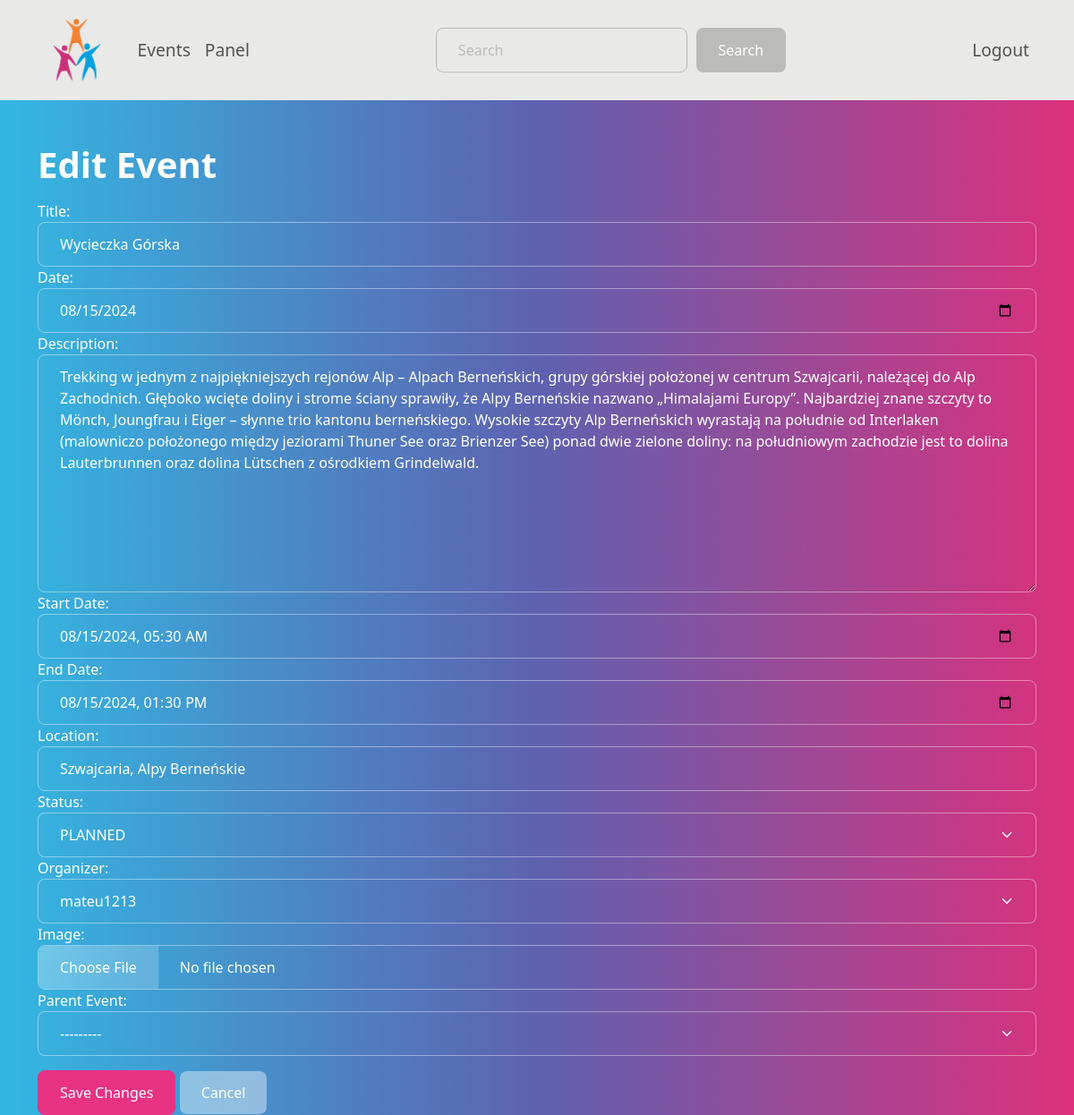
Screenshot of /edit_event/13/ (signed in) with the database file from the repository.
### app/models.py (models this page shows)
class Event(models.Model):
    event_ID = models.BigAutoField(primary_key=True)
    title = models.CharField(max_length=255)
    date = models.DateField()
    description = models.TextField()
    start_date = models.DateTimeField()
    end_date = models.DateTimeField()
    location = models.CharField(max_length=255)
    status = models.CharField(max_length=10, choices=[(status.value, status.name) for status in EventStatus])
    organizer_ID = models.ForeignKey(User, on_delete=models.CASCADE, to_field="user_ID")
    image = models.ImageField(upload_to='events/', null=True, blank=True)
    parent_event_ID = models.ForeignKey("self", on_delete=models.CASCADE, to_field="event_ID", null=True, blank=True)
    def __str__(self):
        return self.title

### app/views.py (the view)
# urls.py: path('edit_event/<int:event_id>/', edit_event, name='edit_event'),
@login_required
@csrf_exempt
def edit_event(request, event_id):
    event = get_object_or_404(Event, pk=event_id)
    if request.method == 'POST':
        event_form = EventForm(request.POST, request.FILES, instance=event)
        if event_form.is_valid():
            event_form.save()
            return redirect('admin_dashboard')
    else:
        event_form = EventForm(instance=event)
    return render(request, 'edit_event.html', {'event_form': event_form, 'event_id': event_id})

### app/forms.py
class EventForm(forms.ModelForm):
    date = forms.DateField(widget=forms.DateInput(attrs={'type': 'date', 'class': 'form-control'}, format='%Y-%m-%d'))
    start_date = forms.DateTimeField(widget=forms.DateTimeInput(attrs={'type': 'datetime-local', 'class': 'form-control'}, format='%Y-%m-%dT%H:%M'))
    end_date = forms.DateTimeField(widget=forms.DateTimeInput(attrs={'type': 'datetime-local', 'class': 'form-control'}, format='%Y-%m-%dT%H:%M'))
    class Meta:
        model = Event
        fields = ['title', 'date', 'description', 'start_date', 'end_date', 'location', 'status', 'organizer_ID', 'image', 'parent_event_ID']
        widgets = {
            'title': forms.TextInput(attrs={'class': 'form-control'}),
            'description': forms.Textarea(attrs={'class': 'form-control'}),
            'location': forms.TextInput(attrs={'class': 'form-control'}),
            'status': forms.Select(attrs={'class': 'form-select'}),
            'organizer_ID': forms.Select(attrs={'class': 'form-select'}),
            'parent_event_ID': forms.Select(attrs={'class': 'form-select'}),
            'image': forms.FileInput(attrs={'class': 'form-control'}),
        }

### app/models.py (called while the page is built)
    def __str__(self):
        return self.username

### app/templates/edit_event.html (shortened to what this page needs)
{% extends "base.html" %}
{% block content %}
<h1>Edit Event</h1>
<form method="post" enctype="multipart/form-data">
    <div class="form-group">
        <label for="id_title">Title:</label>
        {{ event_form.title }}
    </div>
    <div class="form-group">
        <label for="id_date">Date:</label>
        {{ event_form.date }}
    </div>
    <div class="form-group">
        <label for="id_description">Description:</label>
        {{ event_form.description }}
    </div>
    <div class="form-group">
        <label for="id_start_date">Start Date:</label>
        {{ event_form.start_date }}
    </div>
    <div class="form-group">
        <label for="id_end_date">End Date:</label>
        {{ event_form.end_date }}
    </div>
    <div class="form-group">
        <label for="id_location">Location:</label>
        {{ event_form.location }}
    </div>
    <div class="form-group">
        <label for="id_status">Status:</label>
        {{ event_form.status }}
    </div>
    <div class="form-group">
        <label for="id_organizer_ID">Organizer:</label>
        {{ event_form.organizer_ID }}
    </div>
    <div class="form-group">
        <label for="id_image">Image:</label>
        {{ event_form.image }}
    </div>
    <div class="form-group">
        <label for="id_parent_event_ID">Parent Event:</label>
        {{ event_form.parent_event_ID }}
    </div>
    <button type="submit" class="btn btn-primary">Save Changes</button>
    <a href="{% url 'admin_dashboard' %}" class="btn btn-secondary">Cancel</a>
</form>
{% endblock %}

### app/static/css/styles.css (style rules this page uses)
.btn { margin-top: 1rem; }

### rows the page displays
Event: title "Wycieczka Górska", date "08/15/2024", description "Trekking w jednym z najpiękniejszych rejonów Alp – Alpach Berneńskich, grupy górskiej położonej w centrum Szwajcarii, należącej do Alp Zachodnich. Głęboko wcięte doliny i strome ściany sprawiły, że Alpy Berneńskie nazwano „Himalajami Europy”. Najbardziej znane szczyty to Mönch, Joungfrau i Eiger – słynne trio kantonu berneńskiego. Wysokie szczyty Alp Berneńskich wyrastają na południe od Interlaken (malowniczo położonego między jeziorami Thuner See oraz Brienzer See) ponad dwie zielone doliny: na południowym zachodzie jest to dolina Lauterbrunnen oraz dolina Lütschen z ośrodkiem Grindelwald.", start_date "08/15/2024 05:30", end_date "08/15/2024 13:30", location "Szwajcaria, Alpy Berneńskie", status "PLANNED", organizer_ID "mateu1213", parent_event_ID "---------"
